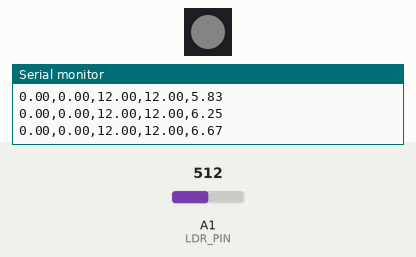
Simulated run of this sketch. Board: Arduino Uno, built with avr-gcc and run on an emulated ATmega328P. On the bench: 1 RGB LEDs in strip order, left to right, the last lines printed to the serial monitor. The test bench sets the inputs (shaded band); at power-on: A1 (LDR_PIN) = 512. Dim RGB values are drawn brighter than linear.

Above: at 1.9 s.
2.0 s: A1 (LDR_PIN) set to 716
At 3.1 s:
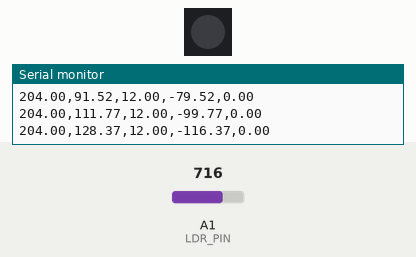
3.5 s: A1 (LDR_PIN) set to 531
6.5 s: A1 (LDR_PIN) set to 513
At 7.8 s:
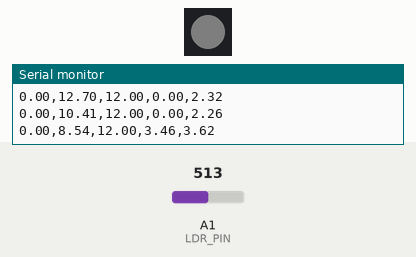
9.5 s: A1 (LDR_PIN) set to 900
At 10.5 s:
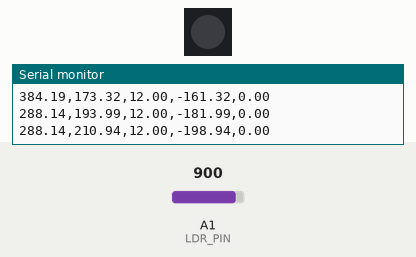
Timing chart, 0 to 12.0 s (numbered marks = the images above; inputs shaded):
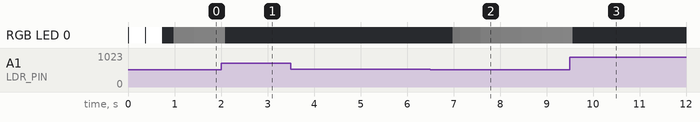

The sketch:

closedloop-led.ino
```cpp
#include <Adafruit_NeoPixel.h>
#include <math.h>

#define LED_PIN 6
#define NUM_LEDS 1
#define LDR_PIN A1

Adafruit_NeoPixel strip(NUM_LEDS, LED_PIN, NEO_GRB + NEO_KHZ800);

// PID gains tuned for a slow optical plant with dual-sampling feedback.
float Kp = 0.38f;
float Ki = 0.16f;
float Kd = 0.10f;

// Timing and filtering.
const unsigned long CONTROL_PERIOD_MS = 220;
const unsigned long AMBIENT_SETTLE_MS = 20;
const unsigned long LED_SETTLE_MS = 30;
const unsigned long AMBIENT_REFRESH_MS = 3000;
const float FILTER_ALPHA = 0.18f;
const float DERIV_ALPHA = 0.12f;
const float ERROR_DEADBAND = 3.0f;
const float AMBIENT_ESTIMATE_ALPHA = 0.25f;

// Output protection.
const float OUTPUT_MIN = 0.0f;
const float OUTPUT_MAX = 255.0f;
const float OUTPUT_STEP_LIMIT = 8.0f;
const float INTEGRAL_MIN = -90.0f;
const float INTEGRAL_MAX = 90.0f;
const float INTEGRAL_ACTIVE_BAND = 70.0f;
const float INTEGRAL_BLEED = 0.55f;

// Calibration targets.
const int CALIBRATION_SAMPLES = 8;
const float SETPOINT_FRACTION = 0.60f;

float setpoint = 0.0f;
float ledContributionMax = 0.0f;
float ambientEstimate = 0.0f;

float pvFiltered = 0.0f;
float prevPvFiltered = 0.0f;
float prevError = 0.0f;
float dFiltered = 0.0f;
float integral = 0.0f;
float output = 0.0f;

unsigned long lastControlMs = 0;
unsigned long lastAmbientRefreshMs = 0;

int readSensorAverage(int samples) {
  long acc = 0;
  for (int i = 0; i < samples; i++) {
    acc += analogRead(LDR_PIN);
  }
  return (int)(acc / samples);
}

void applyOutput(float value) {
  int b = constrain((int)(value + 0.5f), 0, 255);
  strip.setPixelColor(0, strip.Color(b, b, b));
  strip.show();
}

float sampleAmbient(float restoreOutput) {
  applyOutput(0.0f);
  delay(AMBIENT_SETTLE_MS);
  float ambient = (float)readSensorAverage(8);
  applyOutput(restoreOutput);
  return ambient;
}

float sampleTotal(float commandedOutput, bool allowSettle) {
  applyOutput(commandedOutput);
  if (allowSettle) {
    delay(LED_SETTLE_MS);
  }
  return (float)readSensorAverage(8);
}

float measureContribution(float commandedOutput) {
  float ambient = sampleAmbient(commandedOutput);
  float total = sampleTotal(commandedOutput, true);

  float contribution = total - ambient;
  if (contribution < 0.0f) {
    contribution = 0.0f;
  }
  return contribution;
}

void calibrate() {
  Serial.println("Calibrating...");

  float contributionSum = 0.0f;
  for (int i = 0; i < CALIBRATION_SAMPLES; i++) {
    contributionSum += measureContribution(255.0f);
    delay(40);
  }

  ledContributionMax = contributionSum / CALIBRATION_SAMPLES;
  if (ledContributionMax < 20.0f) {
    ledContributionMax = 20.0f;
  }

  setpoint = ledContributionMax * SETPOINT_FRACTION;
  ambientEstimate = sampleAmbient(0.0f);

  pvFiltered = 0.0f;
  prevPvFiltered = pvFiltered;
  prevError = 0.0f;
  dFiltered = 0.0f;
  integral = 0.0f;
  output = 0.0f;
  applyOutput(output);

  Serial.print("MaxContribution: ");
  Serial.println(ledContributionMax, 2);
  Serial.print("Setpoint: ");
  Serial.println(setpoint, 2);
}

void setup() {
  Serial.begin(115200);
  while (!Serial) {
    // Wait for native USB serial.
  }

  strip.begin();
  strip.show();

  calibrate();
  lastControlMs = millis();
  lastAmbientRefreshMs = millis();

  Serial.println("raw,filtered,setpoint,error,output");
}

void loop() {
  unsigned long now = millis();
  unsigned long elapsedMs = now - lastControlMs;
  if (elapsedMs < CONTROL_PERIOD_MS) {
    delay(CONTROL_PERIOD_MS - elapsedMs);
    now = millis();
    elapsedMs = now - lastControlMs;
  }
  lastControlMs = now;

  float dt = elapsedMs / 1000.0f;
  if (dt <= 0.0f) {
    dt = CONTROL_PERIOD_MS / 1000.0f;
  }

  float total = sampleTotal(output, false);
  float raw = total - ambientEstimate;
  if (raw < 0.0f) {
    raw = 0.0f;
  }
  pvFiltered += FILTER_ALPHA * (raw - pvFiltered);

  float error = setpoint - pvFiltered;
  if (fabs(error) < ERROR_DEADBAND) {
    error = 0.0f;
  }

  float dMeas = (pvFiltered - prevPvFiltered) / dt;
  prevPvFiltered = pvFiltered;
  dFiltered += DERIV_ALPHA * (dMeas - dFiltered);

  float pTerm = Kp * error;
  float dTerm = -Kd * dFiltered;

  bool crossedSetpoint = ((error > 0.0f && prevError < 0.0f) ||
                          (error < 0.0f && prevError > 0.0f));
  if (crossedSetpoint) {
    integral *= INTEGRAL_BLEED;
  }

  float unsatWithoutIntegral = pTerm + dTerm + integral;
  bool pushingHighLimit = (unsatWithoutIntegral >= OUTPUT_MAX && error > 0.0f);
  bool pushingLowLimit = (unsatWithoutIntegral <= OUTPUT_MIN && error < 0.0f);
  bool allowIntegral = fabs(error) <= INTEGRAL_ACTIVE_BAND;
  if (allowIntegral && !pushingHighLimit && !pushingLowLimit) {
    integral += Ki * error * dt;
    integral = constrain(integral, INTEGRAL_MIN, INTEGRAL_MAX);
  }

  float command = pTerm + integral + dTerm;
  command = constrain(command, OUTPUT_MIN, OUTPUT_MAX);

  if (command > output) {
    command = min(command, output + OUTPUT_STEP_LIMIT);
  } else {
    command = max(command, output - OUTPUT_STEP_LIMIT);
  }

  output = constrain(command, OUTPUT_MIN, OUTPUT_MAX);
  applyOutput(output);

  Serial.print(raw, 2);
  Serial.print(",");
  Serial.print(pvFiltered, 2);
  Serial.print(",");
  Serial.print(setpoint, 2);
  Serial.print(",");
  Serial.print(error, 2);
  Serial.print(",");
  Serial.println(output, 2);

  if (now - lastAmbientRefreshMs >= AMBIENT_REFRESH_MS) {
    float ambientSample = sampleAmbient(output);
    ambientEstimate += AMBIENT_ESTIMATE_ALPHA * (ambientSample - ambientEstimate);
    delay(LED_SETTLE_MS);
    lastAmbientRefreshMs = millis();
  }

  prevError = error;
}
```

Measured:
- the behaviour switches between 523 and 522 on A1 (LDR_PIN) (found by bisection; images 1 and 2)
